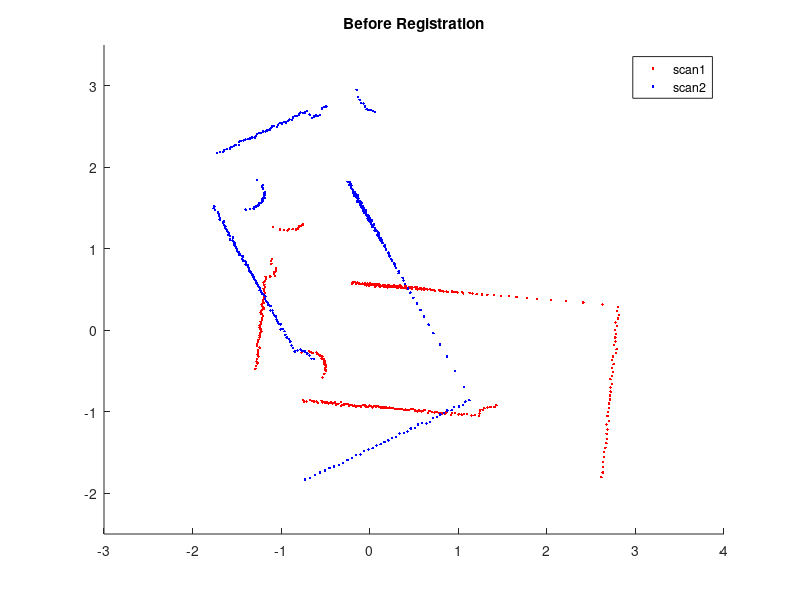

The MATLAB source for this figure: (Note: this script raises an error after producing the figure.)
% clc
% clear;
% close all;

HRT = 14;
NFE = 250;
L = 0.7;
lambda = 0.44;

HMS = 30;
HMCR = 0.88;
PARmax = 0.98;
PARmin = 0.55;
bw_max = 8;
bw_min = 0.2;
dim = 3;

lidar_scans = load('lidar_scans.mat');
lidar_scans = lidar_scans.lidar_Scans;  

map = lidar_scans.Scan1';

i=1;
X = [1.47 -0.2 1];
T = [ cos(X(i,3))    -sin(X(i,3))   X(i,1) ;
      sin(X(i,3))     cos(X(i,3))   X(i,2) ;
          0                0           1   ];
scan = [map ones(size(map,1),1)]*inv(T)'; 
scan = scan(:, 1:2);

figure
scatter(map(:,1),map(:,2),'r','.');
hold on
scatter(scan(:,1),scan(:,2),'b','.');
axis([-3 4 -2.5 3.5])
title('Before Registration')
legend('scan1','scan2');
hold off;
drawnow;

convHIDE = zeros(NFE, 1);

err = [0.5 0.5 15*pi/180];
pos = [1.2 -0.5 1.21];


HM = ones(HMS,1)*(pos-err) + rand(HMS,dim).*(2*ones(HMS,1)*err);
HM(1,:) = pos;
F = scanMatch(HM, map, scan);

for iter = 1 : NFE
    disp(iter);
    convHIDE(iter) = max(F); 
    
    X = zeros(1, dim);

    PAR = PARmin + (PARmax - PARmin)*iter/NFE;
    bw = bw_max*exp(log(bw_min/bw_max)*iter/NFE);

    for i = 1 : dim
       if rand <= HMCR
           X(i) = HM(randi(HMS),i);
           if rand <= PAR;
               X(i) = X(i) + 1 - 2*rand*bw;
           end
       else
           X(i) = pos(i) - err(i) + 2*rand*err(i);
       end
    end
    X(3) = pi_to_pi(X(3));

    temp = scanMatch(X, map, scan);
    if temp > min(F)
        HM(F == min(F), :) = ones(size(HM(F == min(F), :),1),1)*X;
        F(F == min(F)) = temp;
    end
  
    
    if mod(iter,HRT) == 0
       best = HM(F == max(F), :);
       best = best(1, :);
       for i = 1 : HMS
           X_hat = HM(i,:) + L*(best - HM(i,:)) + lambda*(HM(randi(HMS),:)-HM(randi(HMS),:));
           temp = scanMatch(X_hat, map, scan);
           if(temp > F(i))
               HM(i,:) = X_hat;
               F(i) = temp;
           end       
       end
    end
end

i=1;
X = HM(F == max(F), :);
T = [ cos(X(i,3))    -sin(X(i,3))   X(i,1) ;
      sin(X(i,3))     cos(X(i,3))   X(i,2) ;
          0                0           1   ];
S = [scan ones(size(scan,1),1)]*T'; 
S = S(:, 1:2);

figure
scatter(map(:,1),map(:,2),'r','.');
hold on
scatter(S(:,1),S(:,2),'b','.');
axis([-3 4 -3.5 2])
title('After Registration (HIDE)')
legend('scan1','scan2');
hold off;
drawnow;

figure
x = 1:NFE;
plot(x, convHSL(:,1), 'g', x, convHIDE(:,1), 'b');
title('Convergence of HSL vs HIDE');
legend('HSL','HIDE');
grid on;
grid minor;
drawnow;


